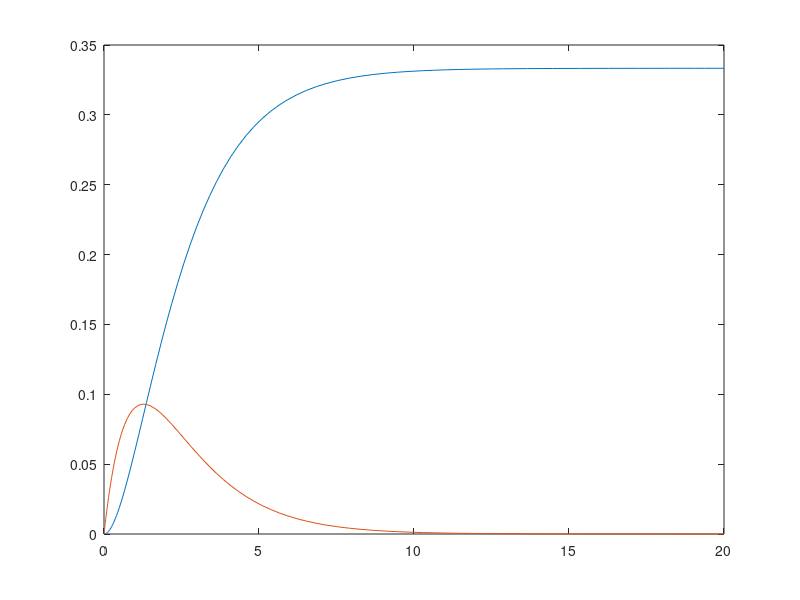
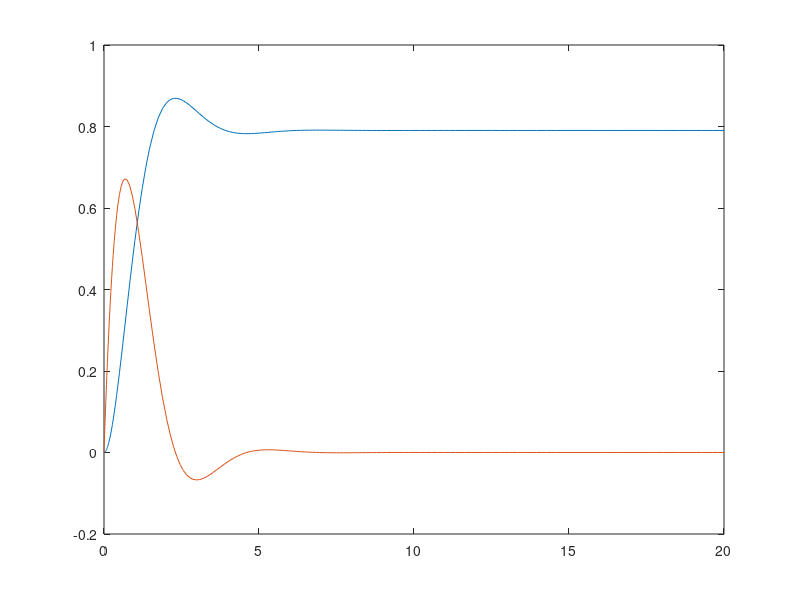

Reproduce these figures in MATLAB, in order.
function PD_tune()
clc
close all

global CONTROL kp kd

%%%Simulate open loop system
CONTROL = 0;
[tout,xout] = ode45(@Derivs,[0 20],[0;0]);
plot(tout,xout)
m = 5;
c = 8;
k = 3;
A = [0 1;-k/m -c/m];
B = [0;1/m];
eig(A)
%% s = -0.6 and -1.0 - stable, overdamped
wn = sqrt(k/m) %% 0.7746
zed = c/(2*wn*m) %% 1.0328 > 1 so overdamped

%%%TUNE THE PD CONTROLLER%%%
%% I want
%Ts = 4 = 4/(zed*wn)
%OS = 10%
Ts = 4;
OS = 10;
zed_cl = -log(OS/100)/(sqrt(pi^2+log(OS/100)^2))
wn_cl = 4/(Ts*zed_cl) 
%%Zed_cl = 0.59116 - underdamped b/t 0 and 1
%%wn_cl = 1.69 - faster than before
kp = k - wn_cl^2*m
kd = c - 2*zed_cl*wn_cl*m
%%kp = -11.308
%%kd = -2

%%%SIMULATE THE CLOSED LOOP SYSTEM
CONTROL = 1;
[tout,xout] = ode45(@Derivs,[0 20],[0;0]);
figure()
plot(tout,xout)
K = [kp kd];
eig(A+B*K)

function dxdt = Derivs(t,x)
global CONTROL kp kd
m = 5;
c = 8;
k = 3;
A = [0 1;-k/m -c/m];
B = [0;1/m];
if CONTROL == 0
	u = 1; %%%Step input
else
	%kp = -11.308; -- use globals it's fancier
	%kd = -2;
	K = [kp kd];
	xc = [1;0];
	u = K*(x-xc);
end
dxdt = A*x + B*u;
